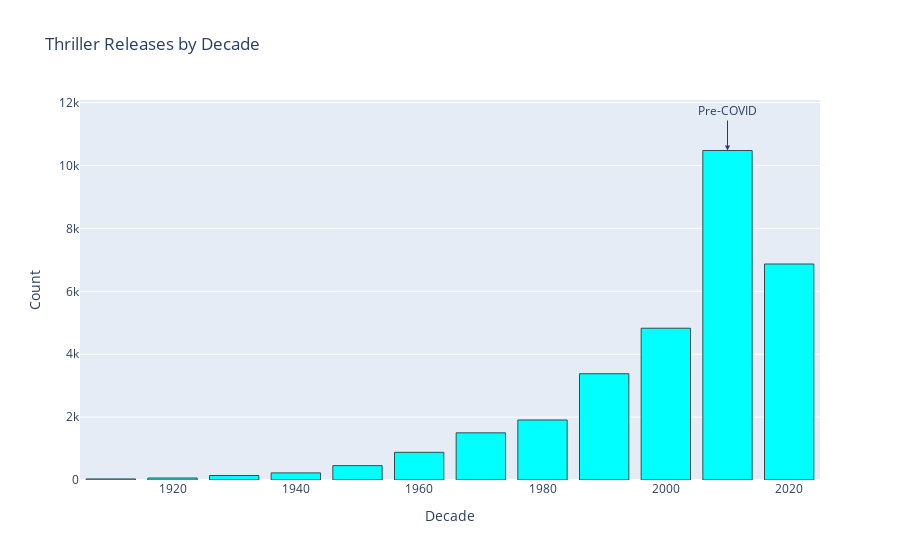

The notebook cell saved with this chart:
### Code cell
# Plotly bar
fig = px.bar(decade_counts, x='Decade', y='Count', # color='Decade', 
             color_discrete_sequence=['aqua'], # Thriller is basically action so another blue
             title='Thriller Releases by Decade')
fig.update_traces(marker=dict(line=dict(width=1, color='DarkSlateGrey')))
# Label the bar for 2010 pre-covid vertically
fig.add_annotation(x=2010, y=decade_counts.loc[decade_counts['Decade'] == 2010, 'Count'].values[0],
                   text="Pre-COVID",
                   showarrow=True,
                   arrowhead=2,
                   ax=0,
                   ay=-40,
                   font=dict(size=12))
fig.show()

### Figure 1 — Plotly figure (JSON) as saved in the notebook; plotly's stock layout.template omitted (floating-point values rounded to 4 significant figures)
{"data": [{"alignmentgroup": "True", "hovertemplate": "Decade=%{x}<br>Count=%{y}<extra></extra>", "legendgroup": "", "marker": {"color": "aqua", "line": {"color": "DarkSlateGrey", "width": 1}, "pattern": {"shape": ""}}, "name": "", "offsetgroup": "", "orientation": "v", "showlegend": false, "textposition": "auto", "type": "bar", "x": [1910, 1920, 1930, 1940, 1950, 1960, 1970, 1980, 1990, 2000, 2010, 2020], "xaxis": "x", "y": [34, 63, 142, 226, 457, 880, 1500, 1908, 3379, 4826, 10477, 6868], "yaxis": "y"}], "layout": {"annotations": [{"arrowhead": 2, "ax": 0, "ay": -40, "font": {"size": 12}, "showarrow": true, "text": "Pre-COVID", "x": 2010, "y": 10477}], "barmode": "relative", "legend": {"tracegroupgap": 0}, "title": {"text": "Thriller Releases by Decade"}, "xaxis": {"anchor": "y", "domain": [0, 1], "title": {"text": "Decade"}}, "yaxis": {"anchor": "x", "domain": [0, 1], "title": {"text": "Count"}}}}
